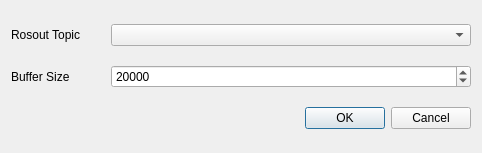
<?xml version="1.0" encoding="UTF-8"?>
<ui version="4.0">
 <class>ConsoleSubscriberDialog</class>
 <widget class="QDialog" name="ConsoleSubscriberDialog">
  <property name="windowModality">
   <enum>Qt::ApplicationModal</enum>
  </property>
  <property name="geometry">
   <rect>
    <x>0</x>
    <y>0</y>
    <width>482</width>
    <height>153</height>
   </rect>
  </property>
  <property name="maximumSize">
   <size>
    <width>550</width>
    <height>200</height>
   </size>
  </property>
  <property name="windowTitle">
   <string>Setup</string>
  </property>
  <property name="modal">
   <bool>true</bool>
  </property>
  <layout class="QVBoxLayout" name="verticalLayout">
   <item>
    <layout class="QHBoxLayout" name="horizontalLayout_2">
     <item>
      <widget class="QLabel" name="label">
       <property name="maximumSize">
        <size>
         <width>94</width>
         <height>16777215</height>
        </size>
       </property>
       <property name="text">
        <string>Rosout Topic</string>
       </property>
      </widget>
     </item>
     <item>
      <widget class="QComboBox" name="topic_combo"/>
     </item>
    </layout>
   </item>
   <item>
    <layout class="QHBoxLayout" name="horizontalLayout">
     <item>
      <widget class="QLabel" name="label_5">
       <property name="maximumSize">
        <size>
         <width>94</width>
         <height>16777215</height>
        </size>
       </property>
       <property name="text">
        <string>Buffer Size</string>
       </property>
      </widget>
     </item>
     <item>
      <widget class="QSpinBox" name="buffer_size_spin">
       <property name="maximum">
        <number>100000</number>
       </property>
       <property name="singleStep">
        <number>1000</number>
       </property>
       <property name="value">
        <number>20000</number>
       </property>
      </widget>
     </item>
    </layout>
   </item>
   <item>
    <widget class="QDialogButtonBox" name="buttonBox">
     <property name="standardButtons">
      <set>QDialogButtonBox::Cancel|QDialogButtonBox::Ok</set>
     </property>
    </widget>
   </item>
  </layout>
 </widget>
 <resources/>
 <connections>
  <connection>
   <sender>buttonBox</sender>
   <signal>accepted()</signal>
   <receiver>ConsoleSubscriberDialog</receiver>
   <slot>accept()</slot>
   <hints>
    <hint type="sourcelabel">
     <x>248</x>
     <y>254</y>
    </hint>
    <hint type="destinationlabel">
     <x>157</x>
     <y>274</y>
    </hint>
   </hints>
  </connection>
  <connection>
   <sender>buttonBox</sender>
   <signal>rejected()</signal>
   <receiver>ConsoleSubscriberDialog</receiver>
   <slot>reject()</slot>
   <hints>
    <hint type="sourcelabel">
     <x>316</x>
     <y>260</y>
    </hint>
    <hint type="destinationlabel">
     <x>286</x>
     <y>274</y>
    </hint>
   </hints>
  </connection>
 </connections>
</ui>
